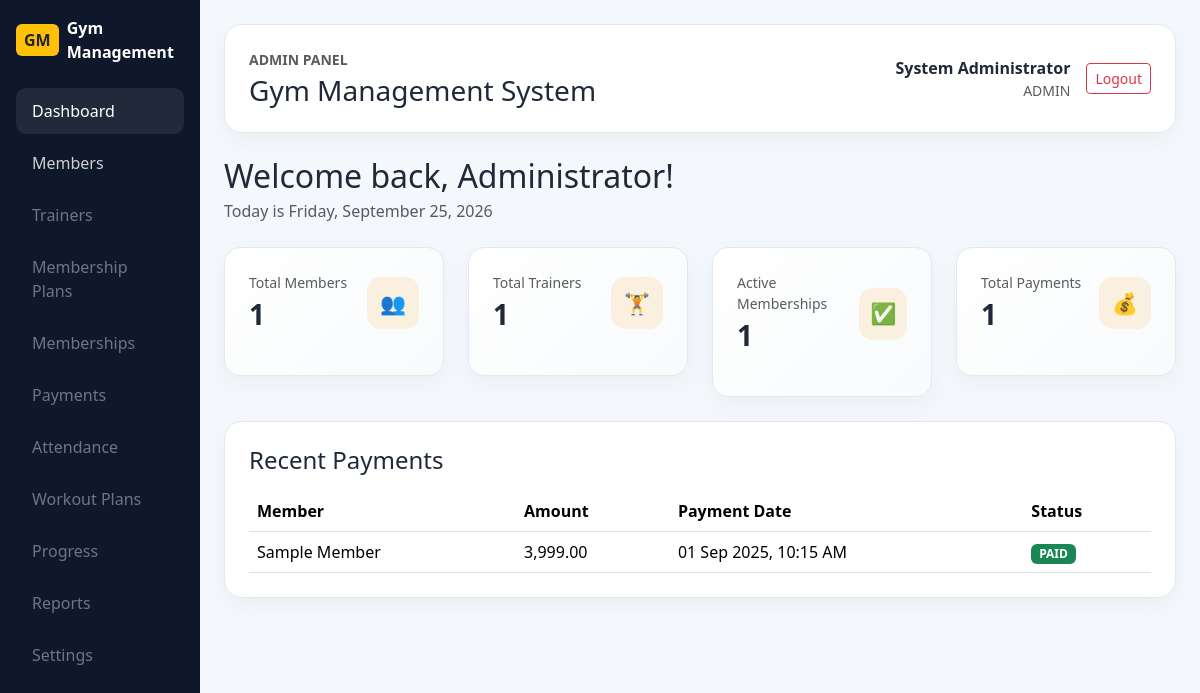
Page /admin/dashboard.php (signed in) on the committed database.
### tables this page shows
CREATE TABLE payments (
    id INT UNSIGNED NOT NULL AUTO_INCREMENT,
    membership_id INT UNSIGNED NOT NULL,
    amount DECIMAL(10,2) NOT NULL,
    payment_method ENUM('cash', 'card', 'bank_transfer', 'upi', 'wallet') NOT NULL,
    transaction_reference VARCHAR(150) DEFAULT NULL,
    payment_date DATETIME NOT NULL,
    status ENUM('paid', 'pending', 'failed', 'refunded') NOT NULL DEFAULT 'paid',
    notes TEXT DEFAULT NULL,
    created_at TIMESTAMP DEFAULT CURRENT_TIMESTAMP,
    updated_at TIMESTAMP DEFAULT CURRENT_TIMESTAMP ON UPDATE CURRENT_TIMESTAMP,
    PRIMARY KEY (id),
    UNIQUE KEY uq_payments_reference (transaction_reference),
    KEY idx_payments_membership_id (membership_id),
    KEY idx_payments_status (status),
    KEY idx_payments_date (payment_date),
    CONSTRAINT fk_payments_membership
        FOREIGN KEY (membership_id) REFERENCES memberships(id)
        ON DELETE CASCADE
        ON UPDATE CASCADE
);

### includes/auth.php (called while the page is built, shortened)
<?php
function currentUser(): ?array
{
    return $_SESSION['user'];
}

### admin/dashboard.php (the view, shortened to what this page needs)
<?php
require_once __DIR__ . '/../includes/auth.php';
$user = currentUser();
$todayLabel = date('l, F j, Y');
$stats = [
    'members' => 0,
    'trainers' => 0,
    'active_memberships' => 0,
    'total_payments' => 0,
];
$recentPayments = [];
try {
    $pdo = getDatabaseConnection();
    $countQueries = [
        'members' => 'SELECT COUNT(*) AS total FROM members',
        'trainers' => 'SELECT COUNT(*) AS total FROM trainers',
        'active_memberships' => "SELECT COUNT(*) AS total FROM memberships WHERE status = 'active'",
        'total_payments' => 'SELECT COUNT(*) AS total FROM payments',
    ];
    foreach ($countQueries as $key => $query) {
        $stmt = $pdo->query($query);
        $row = $stmt->fetch();
        if ($row) {
            $stats[$key] = (int) $row['total'];
        }
    }
    $recentStmt = $pdo->prepare(
        'SELECT p.id, p.amount, p.payment_date, p.status,
                COALESCE(u.full_name, "Unknown Member") AS member_name
         FROM payments p
         LEFT JOIN memberships m ON m.id = p.membership_id
         LEFT JOIN members mem ON mem.id = m.member_id
         LEFT JOIN users u ON u.id = mem.user_id
         ORDER BY p.payment_date DESC
         LIMIT 5'
    );
    $recentStmt->execute();
    $recentPayments = $recentStmt->fetchAll();
} catch (Throwable $e) {
    if (DEBUG_MODE) {
        error_log('Admin dashboard query error: ' . $e->getMessage());
    }
    $stats = [
        'members' => 0,
        'trainers' => 0,
        'active_memberships' => 0,
        'total_payments' => 0,
    ];
    $recentPayments = [];
}
?>
<!DOCTYPE html>
<html lang="en">
<head>
    <link href="https://cdn.jsdelivr.net/npm/bootstrap@5.3.3/dist/css/bootstrap.min.css" rel="stylesheet">
    <link rel="stylesheet" href="<?php echo htmlspecialchars(BASE_URL, ENT_QUOTES, 'UTF-8'); ?>/assets/css/style.css">
</head>
<body>
    <div class="container-fluid p-0">
        <div class="row g-0">
            <aside class="col-lg-2 sidebar p-3">
                <div class="d-flex align-items-center mb-4">
                    <div class="me-2 px-2 py-1 rounded bg-warning text-dark fw-bold">GM</div>
                    <div>
                        <div class="fw-bold">Gym Management</div>
                    </div>
                </div>
                <nav class="nav flex-column">
                    <a class="nav-link active" href="<?php echo htmlspecialchars(BASE_URL, ENT_QUOTES, 'UTF-8'); ?>/admin/dashboard.php">Dashboard</a>
                    <a class="nav-link" href="<?php echo htmlspecialchars(BASE_URL, ENT_QUOTES, 'UTF-8'); ?>/admin/members/index.php">Members</a>
                    <a class="nav-link disabled" href="#">Trainers</a>
                    <a class="nav-link disabled" href="#">Membership Plans</a>
                    <a class="nav-link disabled" href="#">Memberships</a>
                    <a class="nav-link disabled" href="#">Payments</a>
                    <a class="nav-link disabled" href="#">Attendance</a>
                    <a class="nav-link disabled" href="#">Workout Plans</a>
                    <a class="nav-link disabled" href="#">Progress</a>
                    <a class="nav-link disabled" href="#">Reports</a>
                    <a class="nav-link disabled" href="#">Settings</a>
                </nav>
            </aside>
            <main class="col-lg-10 px-4 py-4">
                <header class="dashboard-card mb-4 p-3 p-md-4">
                    <div class="d-flex flex-column flex-md-row justify-content-between align-items-md-center gap-3">
                        <div>
                            <div class="text-muted small text-uppercase fw-semibold">Admin Panel</div>
                            <h3 class="mb-0 mt-1">Gym Management System</h3>
                        </div>
                        <div class="d-flex align-items-center gap-3">
                            <div class="text-end">
                                <div class="fw-semibold"><?php echo htmlspecialchars($user['full_name'] ?? 'Administrator', ENT_QUOTES, 'UTF-8'); ?></div>
                                <div class="small text-muted text-uppercase"><?php echo htmlspecialchars($user['role'] ?? 'admin', ENT_QUOTES, 'UTF-8'); ?></div>
                            </div>
                            <a href="<?php echo htmlspecialchars(BASE_URL, ENT_QUOTES, 'UTF-8'); ?>/logout.php" class="btn btn-outline-danger btn-sm">Logout</a>
                        </div>
                    </div>
                </header>
                <section class="mb-4">
                    <div class="d-flex justify-content-between align-items-center flex-wrap gap-3">
                        <div>
                            <h2 class="mb-1">Welcome back, Administrator!</h2>
                            <p class="text-muted mb-0">Today is <?php echo htmlspecialchars($todayLabel, ENT_QUOTES, 'UTF-8'); ?></p>
                        </div>
                    </div>
                </section>
                <section class="row g-4 mb-4">
                    <div class="col-md-6 col-xl-3">
                        <div class="stat-box dashboard-card">
                            <div class="d-flex justify-content-between align-items-center mb-3">
                                <div>
                                    <div class="text-muted small">Total Members</div>
                                    <div class="fs-3 fw-bold"><?php echo htmlspecialchars((string) $stats['members'], ENT_QUOTES, 'UTF-8'); ?></div>
                                </div>
                                <div class="stat-icon">👥</div>
                            </div>
                        </div>
                    </div>
                    <div class="col-md-6 col-xl-3">
                        <div class="stat-box dashboard-card">
                            <div class="d-flex justify-content-between align-items-center mb-3">
                                <div>
                                    <div class="text-muted small">Total Trainers</div>
                                    <div class="fs-3 fw-bold"><?php echo htmlspecialchars((string) $stats['trainers'], ENT_QUOTES, 'UTF-8'); ?></div>
                                </div>
                                <div class="stat-icon">🏋️</div>
                            </div>
                        </div>
                    </div>
                    <div class="col-md-6 col-xl-3">
                        <div class="stat-box dashboard-card">
                            <div class="d-flex justify-content-between align-items-center mb-3">
                                <div>
                                    <div class="text-muted small">Active Memberships</div>
                                    <div class="fs-3 fw-bold"><?php echo htmlspecialchars((string) $stats['active_memberships'], ENT_QUOTES, 'UTF-8'); ?></div>
                                </div>
                                <div class="stat-icon">✅</div>
                            </div>
                        </div>
                    </div>
                    <div class="col-md-6 col-xl-3">
                        <div class="stat-box dashboard-card">
                            <div class="d-flex justify-content-between align-items-center mb-3">
                                <div>
                                    <div class="text-muted small">Total Payments</div>
                                    <div class="fs-3 fw-bold"><?php echo htmlspecialchars((string) $stats['total_payments'], ENT_QUOTES, 'UTF-8'); ?></div>
                                </div>
                                <div class="stat-icon">💰</div>
                            </div>
                        </div>
                    </div>
                </section>
                <section class="dashboard-card p-4">
                    <div class="d-flex justify-content-between align-items-center mb-3">
                        <h4 class="mb-0">Recent Payments</h4>
                    </div>
                    <?php if (empty($recentPayments)): ?>
                        <div class="text-muted">No payment records found.</div>
                    <?php else: ?>
                        <div class="table-responsive">
                            <table class="table table-hover align-middle mb-0">
                                <thead>
                                    <tr>
                                        <th>Member</th>
                                        <th>Amount</th>
                                        <th>Payment Date</th>
                                        <th>Status</th>
                                    </tr>
                                </thead>
                                <tbody>
                                    <?php foreach ($recentPayments as $payment): ?>
                                        <tr>
                                            <td><?php echo htmlspecialchars($payment['member_name'] ?? 'Unknown Member', ENT_QUOTES, 'UTF-8'); ?></td>
                                            <td><?php echo htmlspecialchars(number_format((float) $payment['amount'], 2), ENT_QUOTES, 'UTF-8'); ?></td>
                                            <td><?php echo htmlspecialchars(date('d M Y, h:i A', strtotime((string) $payment['payment_date'])), ENT_QUOTES, 'UTF-8'); ?></td>
                                            <td>
                                                <span class="badge bg-<?php echo ($payment['status'] === 'paid') ? 'success' : 'warning'; ?> text-uppercase">
                                                    <?php echo htmlspecialchars((string) $payment['status'], ENT_QUOTES, 'UTF-8'); ?>
                                                </span>
                                            </td>
                                        </tr>
                                    <?php endforeach; ?>
                                </tbody>
                            </table>
                        </div>
                    <?php endif; ?>
                </section>
            </main>
        </div>
    </div>
</body>
</html>

### assets/css/style.css (style rules this page uses)
:root { --primary: #0f172a; --secondary: #f59e0b; --accent: #22c55e; --light-bg: #f8fafc; --text: #1f2937; --muted: #6b7280; --white: #ffffff; --border: #e5e7eb; }
body { font-family: 'Segoe UI', Tahoma, Geneva, Verdana, sans-serif; background-color: var(--light-bg); color: var(--text); }

### admin/dashboard.php (style rules this page uses)
body { min-height: 100vh; background: #f4f7fb; }
.sidebar { background: #0f172a; min-height: 100vh; color: #fff; }
.sidebar .nav-link { color: rgba(255,255,255,0.8); border-radius: 10px; padding: 0.7rem 1rem; margin-bottom: 0.35rem; }
.sidebar .nav-link.active, .sidebar .nav-link:hover { background: rgba(255,255,255,0.08); color: #fff; }
.sidebar .nav-link.disabled { opacity: 0.5; cursor: not-allowed; }
.dashboard-card { border: 1px solid #e5e7eb; border-radius: 18px; background: #fff; box-shadow: 0 8px 24px rgba(15, 23, 42, 0.04); }
.stat-box { border-radius: 16px; padding: 1.5rem; background: linear-gradient(135deg, #ffffff 0%, #f8fafc 100%); }
.stat-icon { width: 52px; height: 52px; border-radius: 14px; display: inline-flex; align-items: center; justify-content: center; font-size: 1.3rem; background: rgba(245, 158, 11, 0.12); color: #b45309; }

### rows in the picture
payments: member_name "Sample Member", amount "3,999.00", payment_date "01 Sep 2025, 10:15 AM", status "PAID"

### other values in the picture
$user['full_name'] "System Administrator"
$user['role'] "ADMIN"
$stats['members'] "1"
$stats['trainers'] "1"
$stats['active_memberships'] "1"
$stats['total_payments'] "1"
